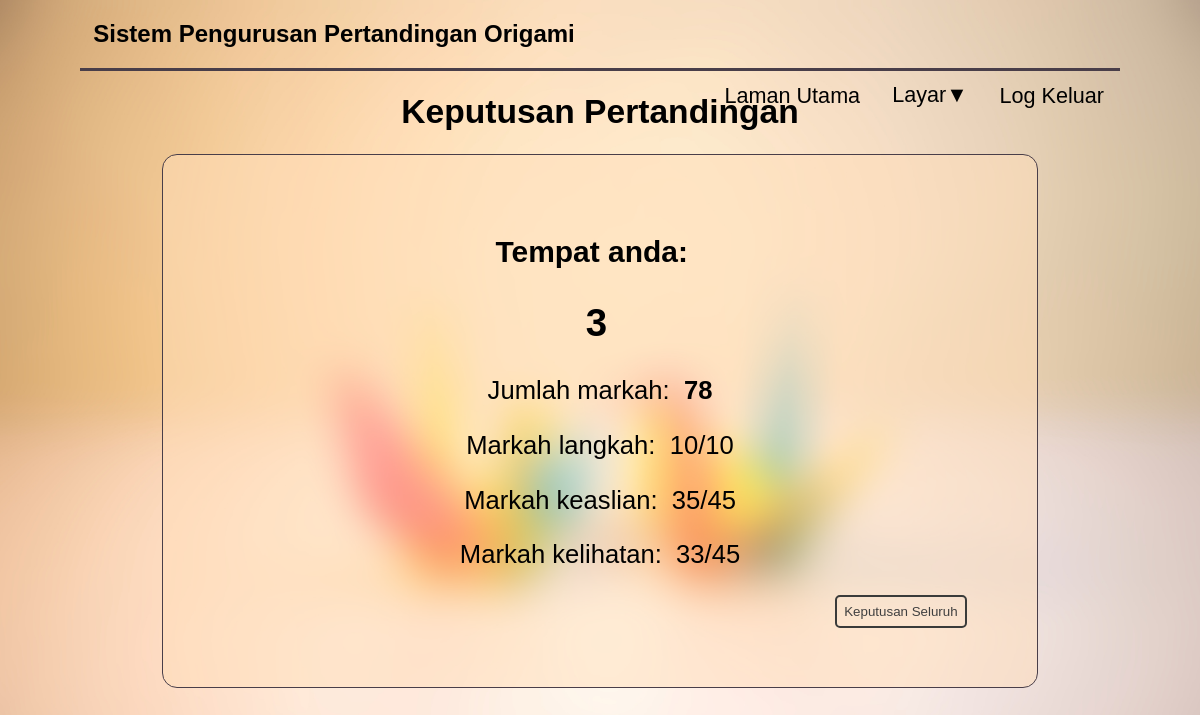
The page /Peserta/keputusanPeserta.php (signed in) on the database its author committed.
### tables this page shows
CREATE TABLE `markah` (
  `idMarkah` varchar(12) NOT NULL,
  `idPeserta` varchar(12) NOT NULL,
  `langkah` int(10) NOT NULL,
  `keaslian` int(10) NOT NULL,
  `kelihatan` int(10) NOT NULL,
  `jumlahMarkah` int(5) NOT NULL,
  `komenHakim` varchar(100) NOT NULL
);

### Peserta/keputusanPeserta.php (the view, shortened to what this page needs)
<?php
    include ('../Sys/connection.php');
?>
<!DOCTYPE html>
<html>
<head>
    <link rel = 'stylesheet' type = 'text/css' href = '../Bling/main.css'>
    <link rel = 'stylesheet' type = 'text/css' href = '../Bling/keputusanPeserta.css'>
<head>
<body>
    <div class = 'main'>
        <div class = 'title'>
            <h2> &nbsp Sistem Pengurusan Pertandingan Origami </h2>
        </div>
        <div class = 'ui'>
            <?php include('../lib/navbar.php'); ?>
        </div>
        <div class = 'heading'>
            <h1> Keputusan Pertandingan </h1>
        </div>
        <div class = 'content'>
                <?php
                    $sql = "SELECT jumlahMarkah FROM markah WHERE idPeserta = '$_SESSION[idPengguna]'";
                    $result = $con->query($sql);
                    $row = mysqli_fetch_assoc($result);
                    if (isset($row)) {
                        echo "<h3> Tempat anda: &nbsp";
                        $sql = "SELECT idPeserta, FIND_IN_SET(jumlahMarkah,
                        (SELECT GROUP_CONCAT(jumlahMarkah ORDER BY jumlahMarkah DESC) FROM markah)) AS rank FROM markah
                        WHERE idPeserta = '$_SESSION[idPengguna]'";
                        $result = $con->query($sql);
                        $row = mysqli_fetch_assoc($result);
                        echo "<h2 style = 'margin-left: -1%;'>$row[rank]</h2>";
                        echo "</h3>";
                        echo "<p> Jumlah markah: &nbsp";
                        $sql = "SELECT jumlahMarkah FROM markah WHERE idPeserta = '$_SESSION[idPengguna]'";
                        $result = $con->query($sql);
                        $row = mysqli_fetch_assoc($result);
                        echo "<b>$row[jumlahMarkah]</b>";
                        echo "</p>";
                        echo "<p> Markah langkah: &nbsp";
                        $sql = "SELECT langkah FROM markah WHERE idPeserta = '$_SESSION[idPengguna]'";
                        $result = $con->query($sql);
                        $row = mysqli_fetch_assoc($result);
                        echo "$row[langkah]";
                        echo "/10</p>";
                        echo "<p> Markah keaslian: &nbsp";
                        $sql = "SELECT keaslian FROM markah WHERE idPeserta = '$_SESSION[idPengguna]'";
                        $result = $con->query($sql);
                        $row = mysqli_fetch_assoc($result);
                        echo "$row[keaslian]";
                        echo "/45</p>";
                        echo "<p> Markah kelihatan: &nbsp";
                        $sql = "SELECT kelihatan FROM markah WHERE idPeserta = '$_SESSION[idPengguna]'";
                        $result = $con->query($sql);
                        $row = mysqli_fetch_assoc($result);
                        echo "$row[kelihatan]";
                        echo "/45</p>";
                        echo "<a href='../General/keputusan.php'><button id = 'btnkeputusan' name ='btn'> Keputusan Seluruh </button></a>";
                    }
                    else {
                        echo "<br><br><p style = 'padding: 0 25% 0 25%; white-space: nowrap;'> Karya anda masih belum disemak. Sila bersabar. </p>";
                        echo "<a href='../General/keputusan.php'><button id = 'btnkeputusan2' name ='btn'> Keputusan Seluruh </button></a>";
                    }
                ?>
        </div>
    </div>
</body>
</html>

### Bling/main.css (style rules this page uses)
body { background-image: url('Sauce/wallpaperOrigami2_blur.jpg'); background-attachment: fixed; background-size: cover; background-position: center; overflow-y: auto; background-repeat: no-repeat; margin-right: 80px; margin-left: 80px; }
.main * { font-family: Arial, Helvetica, sans-serif; }
.title { border-bottom: solid rgb(73, 62, 73) 3px; width: 100%; }
.ui { position: absolute; right: 80px; }

### Bling/keputusanPeserta.css (style rules this page uses)
.heading { text-align: center; font-size: 2.1vh; }
.content { background: rgb(255, 222, 185, 0.5); border: solid rgb(73, 62, 73) 1px; border-radius: 15px; position: relative; margin: auto; padding: 50px 70px; height: 54vh; width: 70.5%; text-align: center; font-size: 3.2vh; }
#btnkeputusan { background-color:transparent; border:2px solid #3a3b3a; border-radius: 5px; color: #404040; cursor: pointer; padding: 7px; text-decoration: none; float: right; }

### rows shown on the page
markah: jumlahMarkah "78", langkah "10", keaslian "35", kelihatan "33"

### other values the page prints
$row[rank] "3"
